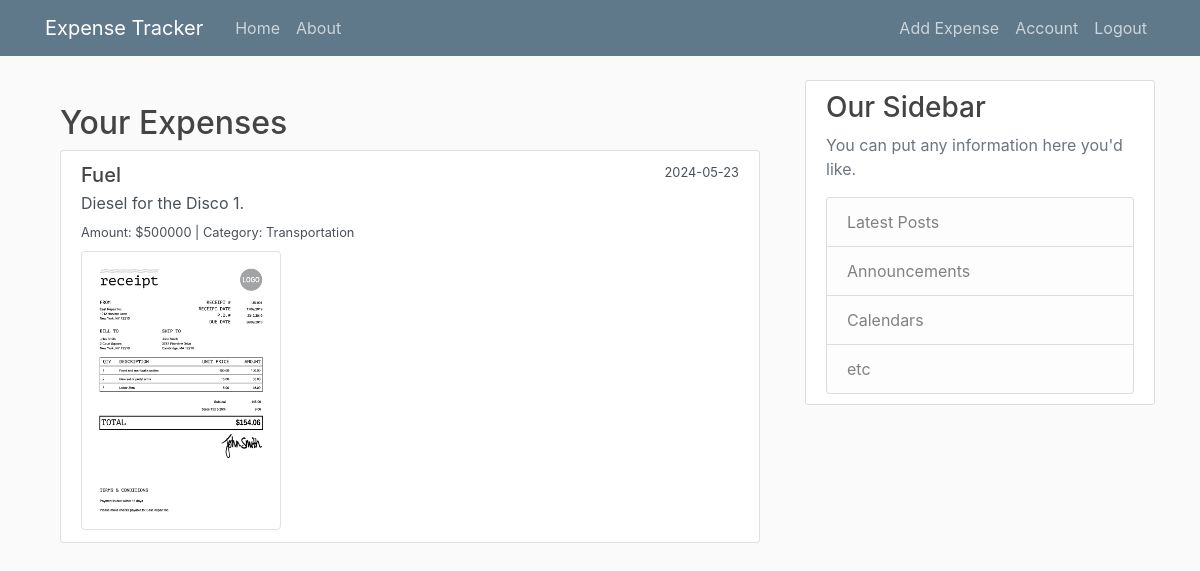
The page /expenses (signed in) on the database as committed earlier.
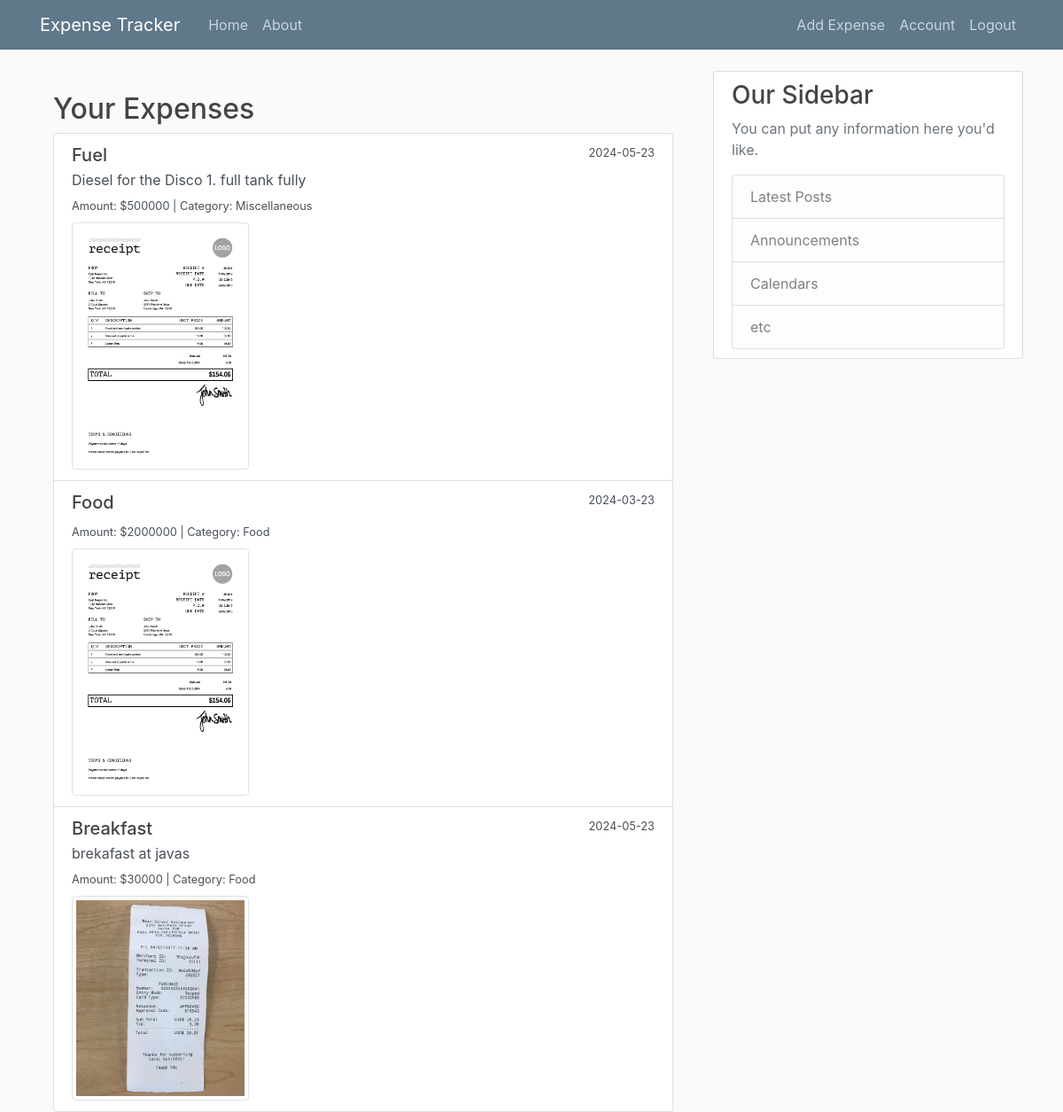
The same page on the database as committed later.
### expense_app/models.py (models this page shows, shortened)
class Expenses(db.Model):
    id = db.Column(db.Integer, primary_key=True)
    title = db.Column(db.String(100), nullable=False)
    amount = db.Column(db.Integer, nullable=False)
    category = db.Column(db.String(50), nullable=False)
    date_of_purchase = db.Column(db.DateTime, nullable=False,
                                 default=datetime.utcnow)
    description = db.Column(db.Text)
    receipt_image = db.Column(db.String(20), nullable=False,
                           default='default_receipt.png')
    user_id = db.Column(db.Integer, db.ForeignKey('user.id'), nullable=False)

### expense_app/routes.py (the view)
@app.route("/expenses")
@login_required  # Ensures only logged-in users can access this route
def view_expenses():
    user_expenses = Expenses.query.filter_by(user_id=current_user.id).all()
    return render_template('all_expenses.html', expenses=user_expenses)

### expense_app/models.py (called while the page is built)
@login_manager.user_loader
def load_user(user_id):
    return User.query.get(int(user_id))

### expense_app/templates/all_expenses.html
{% extends "layout.html" %}
{% block content %}
<div class="container mt-4">
    <h2>Your Expenses</h2>
    <div class="list-group">
        {% for expense in expenses %}
        <a href="{{ url_for('expenses', expense_id=expense.id) }}" class="list-group-item list-group-item-action flex-column align-items-start">
            <div class="d-flex w-100 justify-content-between">
                <h5 class="mb-1">{{ expense.title }}</h5>
                <small>{{ expense.date_of_purchase.strftime('%Y-%m-%d') }}</small>
            </div>
            <p class="mb-1">{{ expense.description }}</p>
            <small>Amount: ${{ expense.amount }} | Category: {{ expense.category }}</small>
            {% if expense.receipt_image %}
            <div class="mt-2">
                <img src="{{ url_for('static', filename=expense.receipt_image) }}" alt="Receipt Image" class="img-thumbnail" style="max-width: 200px;">
            </div>
            {% endif %}
        </a>
        {% else %}
        <div class="alert alert-info" role="alert">
            No expenses found. Add some to see them here!
        </div>
        {% endfor %}
    </div>
</div>
{% endblock %}

### expense_app/templates/layout.html (shortened to what this page needs)
<!DOCTYPE html>
<html>
<head>
    <link rel="stylesheet" href="https://maxcdn.bootstrapcdn.com/bootstrap/4.0.0/css/bootstrap.min.css">
    <link rel="stylesheet" type="text/css" href="{{ url_for('static', filename='main.css') }}">
</head>
<body>
    <header class="site-header">
        <nav class="navbar navbar-expand-md navbar-dark bg-steel fixed-top">
            <div class="container">
                <a class="navbar-brand mr-4" href="/">Expense Tracker</a>
                <div class="collapse navbar-collapse" id="navbarToggle">
                    <div class="navbar-nav mr-auto">
                        <a class="nav-item nav-link {% if request.endpoint == 'home' %}active{% endif %}" href="{{ url_for('home') }}">Home</a>
                        <a class="nav-item nav-link {% if request.endpoint == 'about' %}active{% endif %}" href="{{ url_for('about') }}">About</a>
                    </div>
                    <div class="navbar-nav">
                        {% if current_user.is_authenticated %}
                        <a class="nav-item nav-link" href="{{ url_for('new_expense') }}">Add Expense</a>
                            <a class="nav-item nav-link" href="{{ url_for('account') }}">Account</a>
                            <a class="nav-item nav-link" href="{{ url_for('logout') }}">Logout</a>
                        {% else %}
                            <a class="nav-item nav-link" href="{{ url_for('login') }}">Login</a>
                            <a class="nav-item nav-link" href="{{ url_for('register') }}">Register</a>
                        {% endif %}
                    </div>
                </div>
            </div>
        </nav>
    </header>
    <main role="main" class="container">
        <div class="row">
            <div class="col-md-8">
                {% block content %}{% endblock %}
            </div>
            <div class="col-md-4">
                <div class="content-section">
                    <h3>Our Sidebar</h3>
                    <p class='text-muted'>You can put any information here you'd like.</p>
                    <ul class="list-group">
                        <li class="list-group-item list-group-item-light">Latest Posts</li>
                        <li class="list-group-item list-group-item-light">Announcements</li>
                        <li class="list-group-item list-group-item-light">Calendars</li>
                        <li class="list-group-item list-group-item-light">etc</li>
                    </ul>
                </div>
            </div>
        </div>
    </main>
</body>
</html>

### expense_app/static/main.css (style rules this page uses)
body { background: #fafafa; color: #333333; margin-top: 5rem; }
h1, h2, h3, h4, h5, h6 { color: #444444; }
.bg-steel { background-color: #5f788a; }
.site-header .navbar-nav .nav-link { color: #cbd5db; }
.content-section { background: #ffffff; padding: 10px 20px; border: 1px solid #dddddd; border-radius: 3px; margin-bottom: 20px; }

Rows that differ between the two databases and show on the page:
changed Expenses "Fuel": description "Diesel for the Disco 1." → "Diesel for the Disco 1. full tank fully"; category "Transportation" → "Miscellaneous"
added Expenses: title "Food", date_of_purchase "2024-03-23", amount "2000000", category "Food", receipt_image (placeholder picture)
added Expenses: title "Breakfast", date_of_purchase "2024-05-23", description "brekafast at javas", amount "30000", category "Food", receipt_image (picture)
